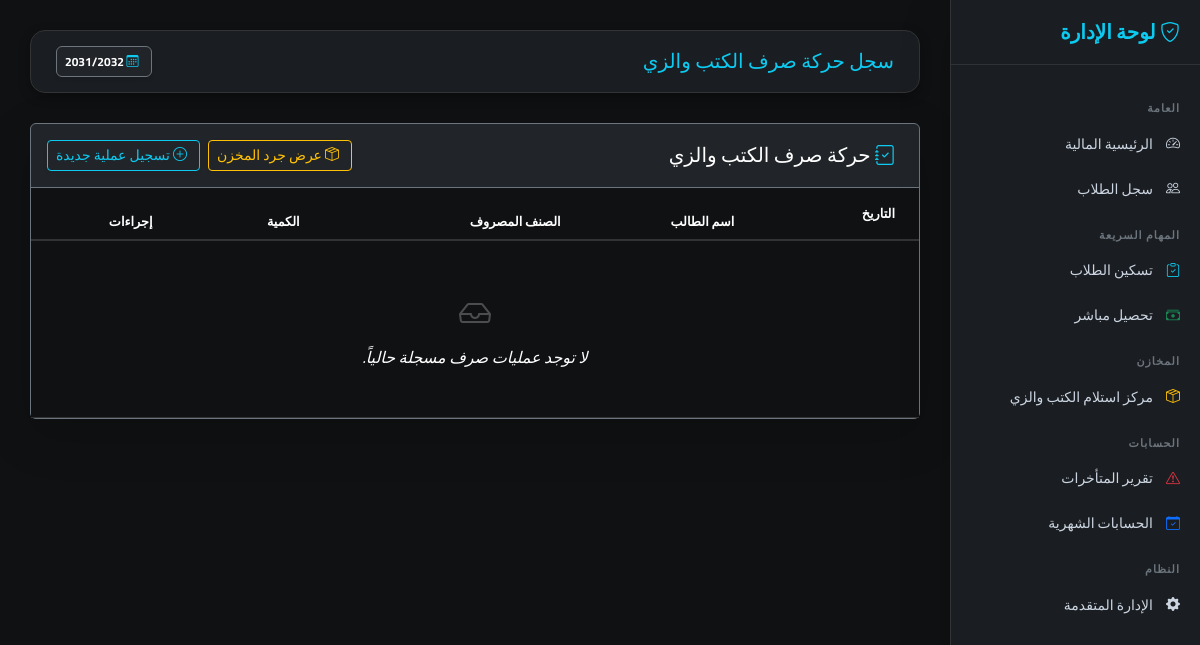
The app's page /students/sales/, older data.
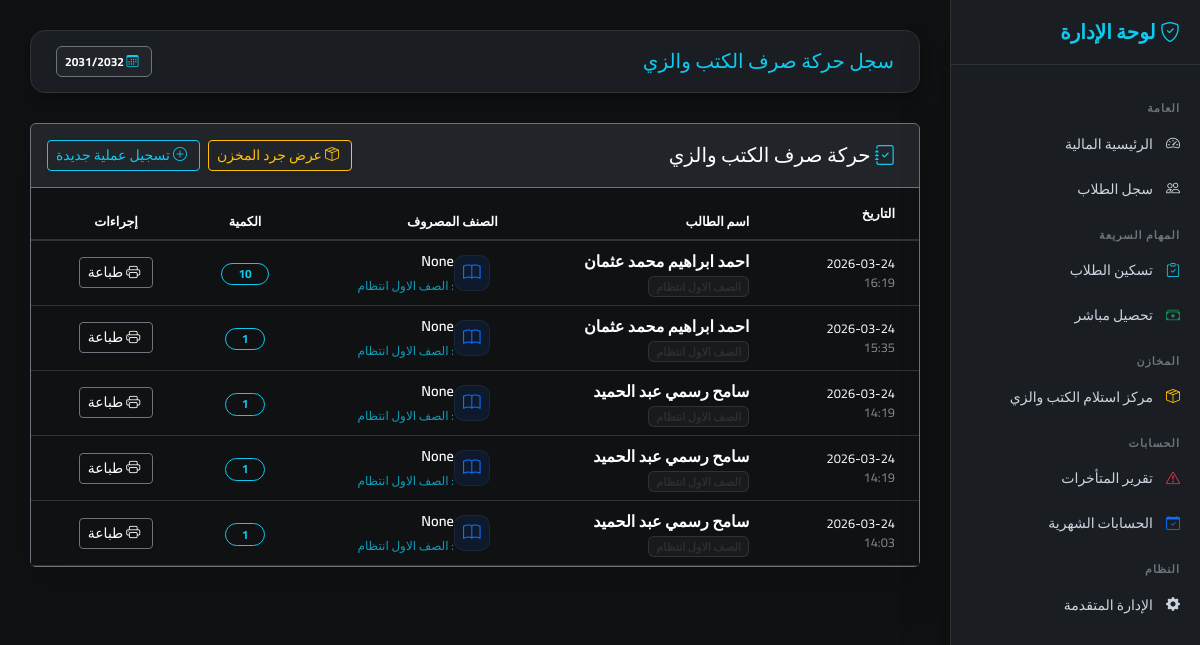
The same page, newer data.
### students/models.py (models this page shows, shortened)
class BookSale(models.Model):
    STATUS_CHOICES = [
        ('pending', 'لم يكتمل السداد'),
        ('ready', 'تم السداد (جاهز للاستلام)'),
        ('delivered', 'تم التسليم فعلياً'),
    ]
    student = models.ForeignKey('Student', on_delete=models.CASCADE, verbose_name="الطالب")
    book_item = models.ForeignKey('InventoryItem', on_delete=models.CASCADE, verbose_name="الصنف المطلوب استلامه")
    quantity = models.PositiveIntegerField("الكمية", default=1)
    payment_status = models.CharField("حالة السداد", max_length=20, choices=STATUS_CHOICES, default='pending')
    is_delivered = models.BooleanField("تم الاستلام من المخزن؟", default=False)
    collected_by = models.ForeignKey(User, on_delete=models.SET_NULL, null=True, blank=True, verbose_name="الموظف المسؤول")
    sale_date = models.DateTimeField("تاريخ الحركة", auto_now_add=True)
    class Meta:
        verbose_name = "إذن استلام"
        verbose_name_plural = "إذونات الاستلام"

class Student(models.Model):
    RELIGION_CHOICES = [("Muslim", "مسلم"), ("Christian", "مسيحي")]
    STATUS_CHOICES = [("New", "مستجد"), ("Transferred", "منقول"), ("Home", "عمال"), ("Promoted", "ناجح ومنقول")]
    GENDER_CHOICES = [('Male', 'ذكر'), ('Female', 'أنثى')]
    SPECIALIZATION_CHOICES = [
        ("General", "شعبة عامة"), ("Restaurant", "مطعم"), ("Kitchen", "مطبخ"),
        ("Guidance", "ارشاد"), ("Internal", "اشراف داخلي"), ("Computer", "حاسب الي"),
    ]
    image = models.ImageField("صورة الطالب", upload_to="students/", null=True, blank=True)
    registration_number = models.CharField("رقم القيد", max_length=50, blank=True, null=True)
    first_name = models.CharField("الاسم الأول", max_length=100)
    last_name = models.CharField("اسم العائلة", max_length=100)
    national_id_validator = RegexValidator(
        regex=r'^\d{14}$',
        message="الرقم القومي يجب أن يتكون من 14 رقماً فقط."
    )
    national_id = models.CharField(
        "الرقم القومي",
        max_length=14,
        validators=[national_id_validator],
        unique=True,
        null=True, blank=True
    )
    student_code = models.CharField("كود الطالب", max_length=20, unique=True, editable=False, blank=True, null=True)
    date_of_birth = models.DateField("تاريخ الميلاد", null=True, blank=True)
    birth_place = models.CharField("محل الميلاد", max_length=150, blank=True, null=True)
    gender = models.CharField(
        "النوع",
        max_length=10,
        choices=GENDER_CHOICES,
        null=True,
        blank=True
    )
    religion = models.CharField("الديانة", max_length=20, choices=RELIGION_CHOICES, null=True, blank=True)
    nationality = models.CharField("الجنسية", max_length=100, default="مصري", null=True, blank=True)
    address = models.TextField("العنوان", blank=True, null=True)
    mother_name = models.CharField("اسم الأم", max_length=150, null=True, blank=True)
    phone = models.CharField("رقم التليفون", max_length=20, null=True, blank=True)
    enrollment_status = models.CharField("حالة القيد", max_length=20, choices=STATUS_CHOICES, null=True, blank=True)
    integration_status = models.BooleanField("موقف الدمج", default=False, null=True, blank=True)
    specialization = models.CharField("التخصص", max_length=30, choices=SPECIALIZATION_CHOICES, blank=True, null=True)
    previous_debt = models.DecimalField("مديونية سابقة مرحلة", max_digits=10, decimal_places=2, default=0)
    last_promotion_date = models.DateField(null=True, blank=True)
    grade = models.ForeignKey("students.Grade", on_delete=models.PROTECT, null=True, verbose_name="الصف الدراسي")
    classroom = models.ForeignKey("students.Classroom", on_delete=models.SET_NULL, null=True, blank=True, verbose_name="الفصل")
    academic_year = models.ForeignKey("finance.AcademicYear", on_delete=models.CASCADE, verbose_name="السنة الدراسية", related_name="students")
    is_active = models.BooleanField("نشط", default=True)
    created_at = models.DateTimeField(auto_now_add=True)
    class Meta:
        ordering = ["-created_at"]
        verbose_name = "طالب"
        verbose_name_plural = "الطلاب"
    def get_full_name(self):
        first = self.first_name if self.first_name else ""
        last = self.last_name if self.last_name else ""
        full = f"{first} {last}".strip()
        return full if full else f"طالب رقم {self.student_code}"

class Grade(models.Model):
    name = models.CharField("اسم الصف", max_length=100)
    class Meta:
        verbose_name = "صف دراسي"
        verbose_name_plural = "الصفوف الدراسية"

class InventoryItem(models.Model):
    ITEM_TYPE_CHOICES = [
        ('book', 'كتاب دراسي'),
        ('uniform', 'زي مدرسي'),
    ]
    item_type = models.CharField("نوع الصنف", max_length=10, choices=ITEM_TYPE_CHOICES, default='book')
    subject = models.ForeignKey('Subject', on_delete=models.SET_NULL, null=True, blank=True, verbose_name="المادة (للكتب)")
    uniform = models.ForeignKey('Uniform', on_delete=models.SET_NULL, null=True, blank=True, verbose_name="الزي (للملابس)")
    grade = models.ForeignKey('Grade', on_delete=models.SET_NULL, null=True, blank=True, verbose_name="الصف الدراسي")
    stock_quantity = models.PositiveIntegerField("الرصيد الافتتاحي", default=0)
    class Meta:
        unique_together = ('item_type', 'subject', 'uniform', 'grade')
        verbose_name = "صنف مخزني (جرد)"
        verbose_name_plural = "المخزن (الجرد التفصيلي)"
        ordering = ['id']

### students/views.py (the view)
# urls.py: path('sales/', views.book_sales_list, name='book_sales_list'),
def book_sales_list(request):
    sales = BookSale.objects.all().order_by('-sale_date')
    return render(request, 'books/sales_list.html', {'sales': sales})

### config/context_processors.py (called while the page is built)
def active_academic_year(request): # تأكد أن هذا هو نفس الاسم
    active_year = AcademicYear.objects.filter(is_active=True).first()
    return {'active_year': active_year}

### students/templates/books/sales_list.html (shortened to what the changed rows need)
{% extends "base.html" %}
{% block content %}
<div class="card bg-dark border-secondary shadow-lg mt-2">
    <div class="card-body p-0">
        <div class="table-responsive">
            <table class="table table-hover mb-0 table-dark align-middle">
                <thead>
                    <tr class="text-muted small text-uppercase" style="border-bottom: 2px solid #333;">
                        <th class="px-4 py-3">التاريخ</th>
                        <th>اسم الطالب</th>
                        <th>الصنف المصروف</th>
                        <th class="text-center">الكمية</th>
                        <th class="text-center px-4">إجراءات</th>
                    </tr>
                </thead>
                <tbody>
                    {% for sale in sales %}
                    <tr style="border-bottom: 1px solid #2d3238;">
                        <td class="px-4 text-muted small">
                            {{ sale.sale_date|date:"Y-m-d" }}<br>
                            <span class="opacity-50">{{ sale.sale_date|date:"H:i" }}</span>
                        </td>
                        <td>
                            <span class="text-white fw-bold">{{ sale.student.get_full_name }}</span>
                            <br>
                            <span class="badge bg-secondary bg-opacity-10 text-secondary-emphasis" style="font-size: 0.7rem;">
                                {{ sale.student.grade.name }}
                            </span>
                        </td>
                        <td>
                            {% if sale.book_item.item_type == 'book' %}
                                <div class="d-flex align-items-center">
                                    <div class="item-icon-box bg-primary bg-opacity-10 text-primary me-2">
                                        <i class="bi bi-book"></i>
                                    </div>
                                    <div>
                                        <span class="d-block text-white fw-semibold mb-0" style="font-size: 0.9rem;">
                                            {{ sale.book_item.subject.name|default:"None" }}
                                        </span>
                                        <span class="text-info opacity-75 small" style="font-size: 0.75rem;">: {{ sale.book_item.grade.name|default:"None" }}</span>
                                    </div>
                                </div>
                            {% endif %}
                        </td>
                        <td class="text-center">
                            <span class="badge rounded-pill border border-info text-info px-3">
                                {{ sale.quantity }}
                            </span>
                        </td>
                        <td class="text-center px-4">
                            <a href="{% url 'print_book_receipt' sale.id %}" class="btn btn-sm btn-outline-light border-secondary shadow-sm" target="_blank">
                                <i class="bi bi-printer me-1"></i> طباعة
                            </a>
                        </td>
                    </tr>
                    {% empty %}
                    <tr>
                        <td colspan="5" class="text-center py-5 text-muted fst-italic">
                             <i class="bi bi-inbox fs-2 d-block mb-2 opacity-25"></i>
                            لا توجد عمليات صرف مسجلة حالياً.
                        </td>
                    </tr>
                    {% endfor %}
                </tbody>
            </table>
        </div>
    </div>
</div>
{% endblock %}

Row changes from the older to the newer data that the page shows:
added BookSale: sale_date "2026-03-24", sale_date "16:19", student.get_full_name "احمد ابراهيم محمد عثمان", student.grade.name "الصف الاول انتظام", book_item.subject.name "None", book_item.grade.name "الصف الاول انتظام", quantity "10"
added BookSale: sale_date "2026-03-24", sale_date "15:35", student.get_full_name "احمد ابراهيم محمد عثمان", student.grade.name "الصف الاول انتظام", book_item.subject.name "None", book_item.grade.name "الصف الاول انتظام", quantity "1"
added BookSale: sale_date "2026-03-24", sale_date "14:19", student.get_full_name "سامح رسمي عبد الحميد", student.grade.name "الصف الاول انتظام", book_item.subject.name "None", book_item.grade.name "الصف الاول انتظام", quantity "1"
added BookSale: sale_date "2026-03-24", sale_date "14:19", student.get_full_name "سامح رسمي عبد الحميد", student.grade.name "الصف الاول انتظام", book_item.subject.name "None", book_item.grade.name "الصف الاول انتظام", quantity "1"
added BookSale: sale_date "2026-03-24", sale_date "14:03", student.get_full_name "سامح رسمي عبد الحميد", student.grade.name "الصف الاول انتظام", book_item.subject.name "None", book_item.grade.name "الصف الاول انتظام", quantity "1"
Text that changed along with them:
text no longer shown: "لا توجد عمليات صرف مسجلة حالياً."
